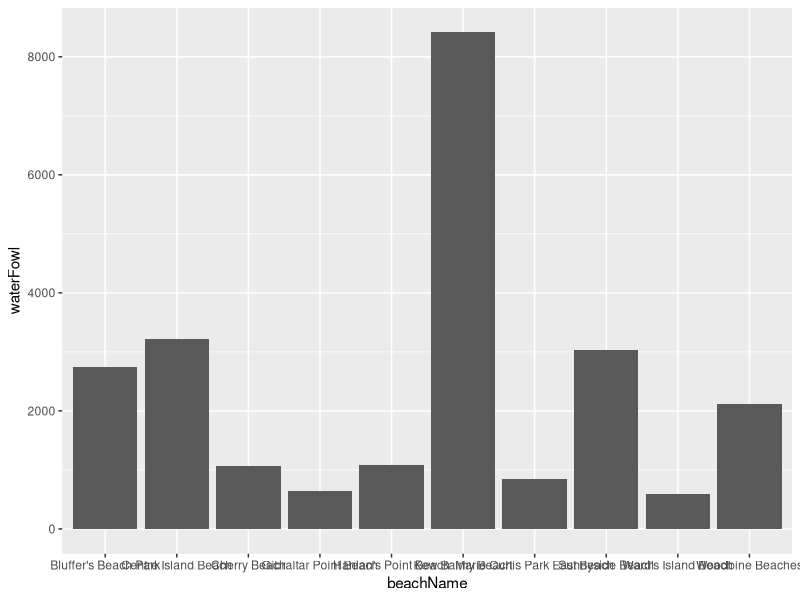
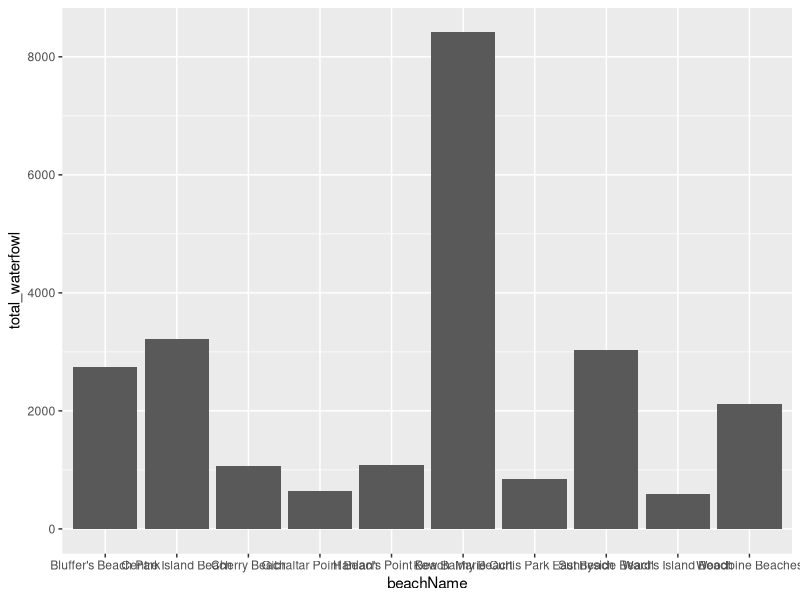
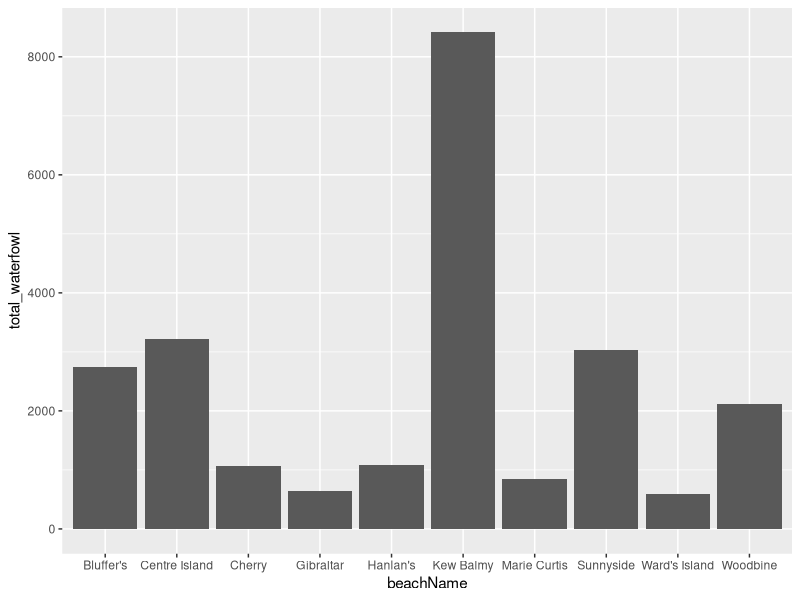
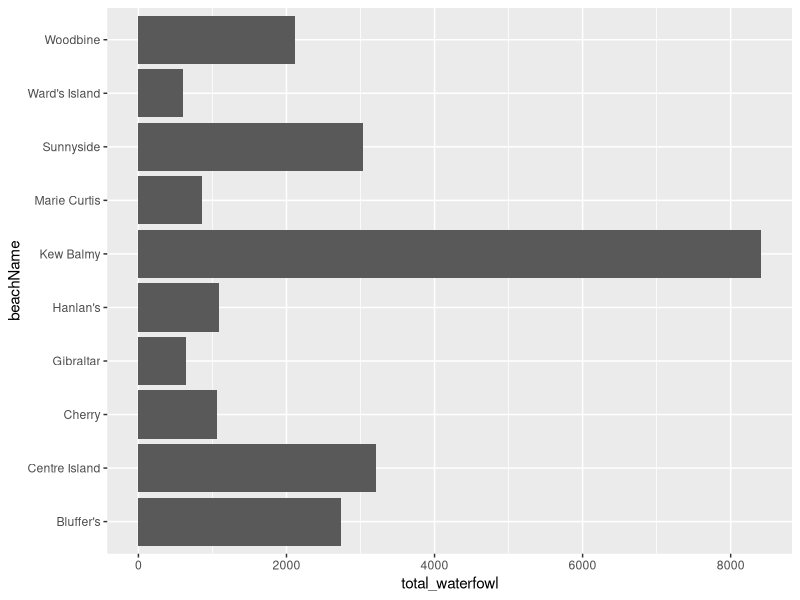
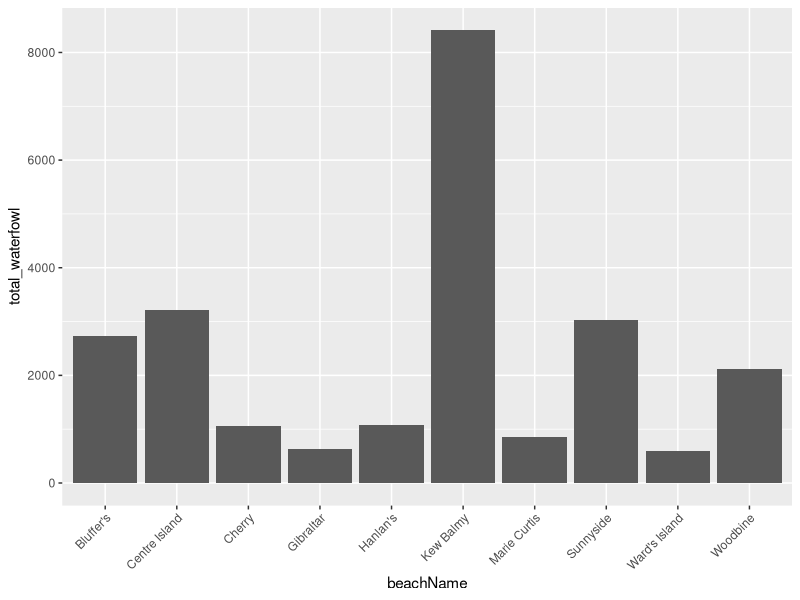
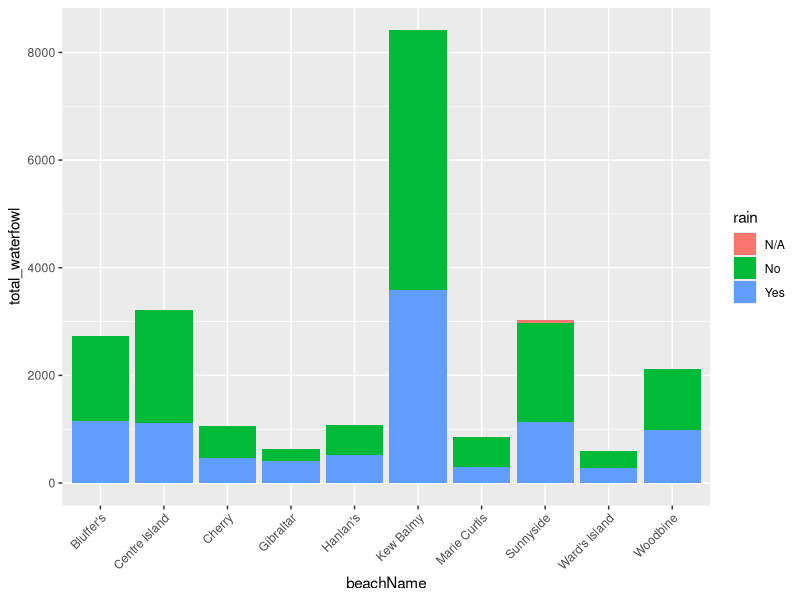
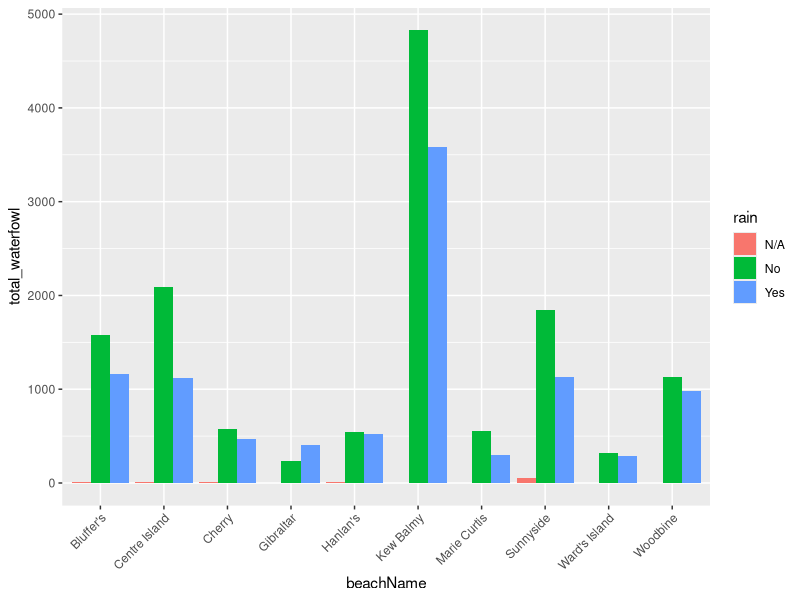
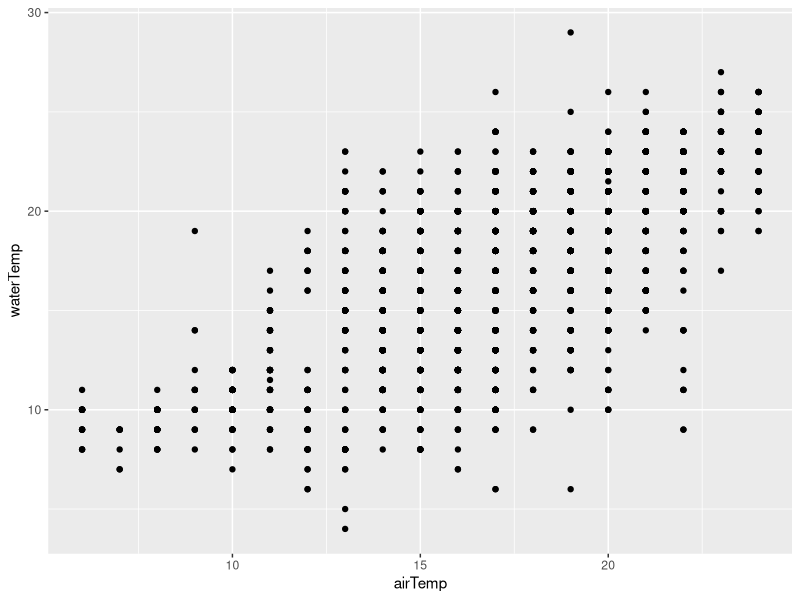

The R script that drew these images, in order:
## ---- chunk 1
library(tidyverse) 

beaches_obs <- read_csv("../../05_src/slides_data/toronto_beaches_observations.csv")
## ---- chunk 2
ggplot(data = beaches_obs, mapping = aes(x = beachName, y = waterFowl)) +
  geom_col()
## ---- chunk 3
beach_waterfowl_totals <- beaches_obs |> 
  group_by(beachName) |>
  summarise(total_waterfowl = sum(waterFowl, na.rm = TRUE)) 

beach_waterfowl_totals |>
  ggplot(aes(x = beachName, y = total_waterfowl)) +
    geom_col()
## ---- chunk 4
# see what the beach names are
unique(beaches_obs$beachName)

# define the new names in a named vector
shortened_beach_names <- c(
  "Marie Curtis Park East Beach" = "Marie Curtis",
  "Sunnyside Beach" = "Sunnyside",
  "Hanlan's Point Beach" = "Hanlan's",
  "Gibraltar Point Beach" = "Gibraltar",
  "Centre Island Beach" = "Centre Island",
  "Ward's Island Beach" = "Ward's Island",
  "Cherry Beach" = "Cherry",
  "Woodbine Beaches" = "Woodbine",
  "Kew Balmy Beach" = "Kew Balmy",
  "Bluffer's Beach Park" = "Bluffer's"
)

# plot and recode the x-axis labels
beach_waterfowl_totals |>
  ggplot(aes(x = beachName, y = total_waterfowl)) +
    geom_col() +
    scale_x_discrete(labels = shortened_beach_names)
## ---- chunk 5
beach_waterfowl_totals |>
  ggplot(aes(x = beachName, y = total_waterfowl)) +
    geom_col() +
    scale_x_discrete(labels = shortened_beach_names) +
    coord_flip()
## ---- chunk 6
beach_waterfowl_totals |>
  ggplot(aes(x = beachName, y = total_waterfowl)) +
    geom_col() +
    scale_x_discrete(labels = shortened_beach_names) +
    theme(axis.text.x = element_text(angle = 45, hjust = 1))
## ---- chunk 7
beach_waterfowl_by_weather <- beaches_obs |> 
  group_by(beachName, rain) |>
  summarise(total_waterfowl = sum(waterFowl, na.rm = TRUE)) 

ggplot(beach_waterfowl_by_weather, aes(x = beachName, y = total_waterfowl)) +
  geom_col(aes(fill = rain))  +
  scale_x_discrete(labels = shortened_beach_names) +
  theme(axis.text.x = element_text(angle = 45, hjust = 1))
## ---- chunk 8
ggplot(beach_waterfowl_by_weather, aes(x = beachName, y = total_waterfowl)) +
  geom_col(aes(fill = rain), position = "dodge")  +
  scale_x_discrete(labels = shortened_beach_names) +
  theme(axis.text.x = element_text(angle = 45, hjust = 1))
## ---- chunk 9
ggplot(beaches_obs, aes(x = airTemp, y = waterTemp)) +
  geom_point()
## ---- chunk 10
ggplot(beaches_obs, aes(x = airTemp, y = waterTemp)) +
  geom_point(position = "jitter")
## ---- chunk 11
ggplot(beaches_obs, aes(x = airTemp, y = waterTemp)) +
  geom_point(position = "jitter") +
  geom_smooth()
## ---- chunk 12
ggplot(beaches_obs, aes(x = airTemp, y = waterTemp)) +
  geom_point(position = "jitter") +
  geom_smooth(method = "lm")
## ---- chunk 13
coef(lm(waterTemp ~ airTemp, data = beaches_obs))
## ---- chunk 14
beaches_obs |>
  filter(beachName == c("Centre Island Beach")) |> 
  ggplot(aes(x = dataCollectionDate,
             y = waterTemp)) +
  geom_line(aes(colour = beachName, group = beachName)) 
## ---- chunk 15
beaches_obs |>
  filter(beachName %in% c("Centre Island Beach", "Sunnyside Beach")) |> 
  ggplot(aes(x = dataCollectionDate,
             y = waterTemp)) +
  geom_line()
## ---- chunk 16
beaches_obs |>
  filter(beachName %in% c("Centre Island Beach", "Sunnyside Beach")) |> 
  ggplot(aes(x = dataCollectionDate,
             y = waterTemp)) +
  geom_line(aes(group = beachName))

## ---- chunk 17
beaches_obs |>
  filter(beachName %in% c("Centre Island Beach", "Sunnyside Beach")) |> 
  ggplot(aes(x = dataCollectionDate,
             y = waterTemp)) +
  geom_line(aes(group = beachName, colour = beachName))
## ---- chunk 18
beaches_obs |>
  ggplot(aes(x = dataCollectionDate, y = waterTemp)) +
    geom_line(aes(group = beachName), alpha = 0.3)
## ---- chunk 19
beaches_obs |>
  filter(beachName %in% c("Centre Island Beach", "Woodbine Beaches"))|>
  select(beachName, dataCollectionDate, airTemp, waterTemp) |>
  pivot_longer(cols = c("airTemp", "waterTemp"), names_to = "water_or_air", values_to = "Temperature") |>
  ggplot(aes(x = dataCollectionDate, y = Temperature)) +
    geom_line(aes(colour = beachName, linetype = water_or_air))


## ---- chunk 20
ggsave(filename = "beach_temperature_plot.pdf", width = 7, height = 6)
## ---- chunk 21
waterfowl_plot <- ggplot(beach_waterfowl_by_weather, aes(x = beachName, y = total_waterfowl)) +
  geom_col(aes(fill = rain), position = "dodge")  +
  scale_x_discrete(labels = shortened_beach_names) +
  theme(axis.text.x = element_text(angle = 45, hjust = 1))

ggsave(filename = "waterfowl_by_weather.png", plot = waterfowl_plot, width = "10cm", height = "8cm")
